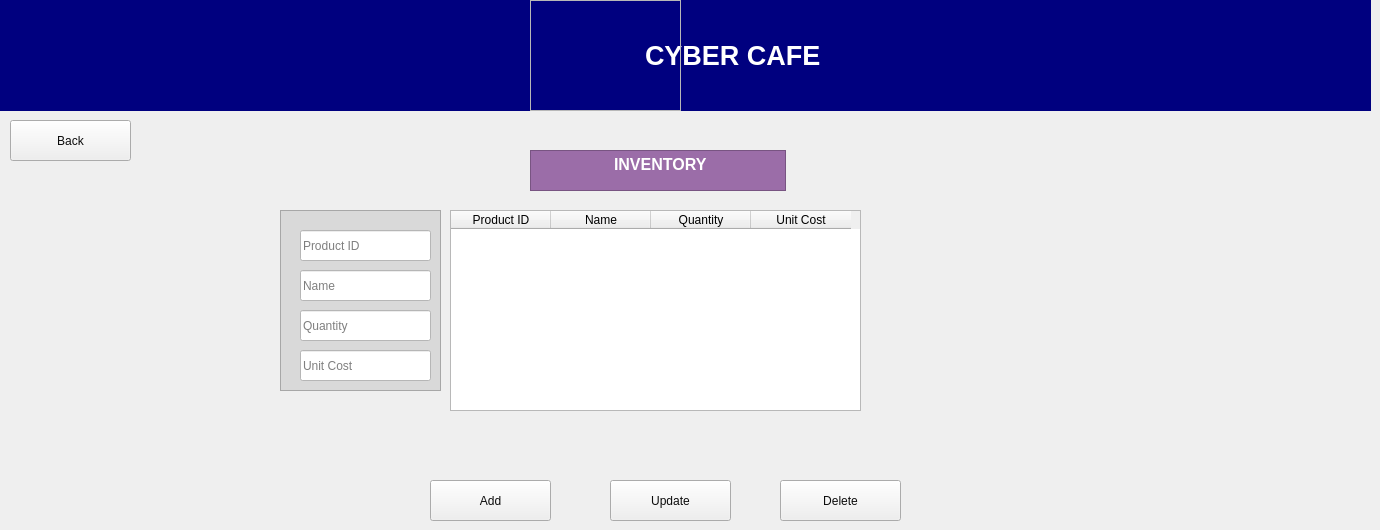
   <widget class="QWidget" name="page_6">
    <widget class="QLabel" name="label_33">
     <property name="geometry">
      <rect>
       <x>0</x>
       <y>0</y>
       <width>1371</width>
       <height>111</height>
      </rect>
     </property>
     <property name="font">
      <font>
       <pointsize>20</pointsize>
       <weight>75</weight>
       <bold>true</bold>
       <underline>false</underline>
      </font>
     </property>
     <property name="layoutDirection">
      <enum>Qt::LeftToRight</enum>
     </property>
     <property name="styleSheet">
      <string notr="true">background-color: rgb(0, 0, 127);
color: rgb(255, 255, 255);</string>
     </property>
     <property name="frameShadow">
      <enum>QFrame::Plain</enum>
     </property>
     <property name="text">
      <string>                                                                                      CYBER CAFE</string>
     </property>
    </widget>
    <widget class="QFrame" name="frame_48">
     <property name="geometry">
      <rect>
       <x>530</x>
       <y>0</y>
       <width>151</width>
       <height>111</height>
      </rect>
     </property>
     <property name="styleSheet">
      <string notr="true">border-image: url(:/newPrefix/logo.jpeg);</string>
     </property>
     <property name="frameShape">
      <enum>QFrame::StyledPanel</enum>
     </property>
     <property name="frameShadow">
      <enum>QFrame::Raised</enum>
     </property>
    </widget>
    <widget class="QTextBrowser" name="textBrowser_2">
     <property name="geometry">
      <rect>
       <x>530</x>
       <y>150</y>
       <width>256</width>
       <height>41</height>
      </rect>
     </property>
     <property name="styleSheet">
      <string notr="true">background-color: rgb(155, 109, 168);
color: rgb(255, 255, 255);</string>
     </property>
     <property name="html">
      <string>&lt;!DOCTYPE HTML PUBLIC &quot;-//W3C//DTD HTML 4.0//EN&quot; &quot;http://www.w3.org/TR/REC-html40/strict.dtd&quot;&gt;
&lt;html&gt;&lt;head&gt;&lt;meta name=&quot;qrichtext&quot; content=&quot;1&quot; /&gt;&lt;style type=&quot;text/css&quot;&gt;
p, li { white-space: pre-wrap; }
&lt;/style&gt;&lt;/head&gt;&lt;body style=&quot; font-family:'MS Shell Dlg 2'; font-size:8.25pt; font-weight:400; font-style:normal;&quot;&gt;
&lt;p align=&quot;center&quot; style=&quot; margin-top:0px; margin-bottom:0px; margin-left:0px; margin-right:0px; -qt-block-indent:0; text-indent:0px;&quot;&gt;&lt;span style=&quot; font-size:12pt; font-weight:600;&quot;&gt; INVENTORY&lt;/span&gt;&lt;/p&gt;&lt;/body&gt;&lt;/html&gt;</string>
     </property>
    </widget>
    <widget class="QTableWidget" name="tableWidget_3">
     <property name="geometry">
      <rect>
       <x>450</x>
       <y>210</y>
       <width>411</width>
       <height>201</height>
      </rect>
     </property>
     <column>
      <property name="text">
       <string>Product ID</string>
      </property>
     </column>
     <column>
      <property name="text">
       <string>Name</string>
      </property>
     </column>
     <column>
      <property name="text">
       <string>Quantity</string>
      </property>
     </column>
     <column>
      <property name="text">
       <string>Unit Cost</string>
      </property>
     </column>
    </widget>
    <widget class="QPushButton" name="pushButton_37">
     <property name="geometry">
      <rect>
       <x>10</x>
       <y>120</y>
       <width>121</width>
       <height>41</height>
      </rect>
     </property>
     <property name="styleSheet">
      <string notr="true">color: rgb(12, 12, 12);
font: 75 12pt &quot;MS Shell Dlg 2&quot;;</string>
     </property>
     <property name="text">
      <string>Back</string>
     </property>
    </widget>
    <widget class="QPushButton" name="pushButton_53">
     <property name="geometry">
      <rect>
       <x>430</x>
       <y>480</y>
       <width>121</width>
       <height>41</height>
      </rect>
     </property>
     <property name="styleSheet">
      <string notr="true">color: rgb(12, 12, 12);
font: 75 12pt &quot;MS Shell Dlg 2&quot;;</string>
     </property>
     <property name="text">
      <string>Add</string>
     </property>
    </widget>
    <widget class="QPushButton" name="pushButton_60">
     <property name="geometry">
      <rect>
       <x>610</x>
       <y>480</y>
       <width>121</width>
       <height>41</height>
      </rect>
     </property>
     <property name="styleSheet">
      <string notr="true">color: rgb(12, 12, 12);
font: 75 12pt &quot;MS Shell Dlg 2&quot;;</string>
     </property>
     <property name="text">
      <string>Update</string>
     </property>
    </widget>
    <widget class="QPushButton" name="pushButton_61">
     <property name="geometry">
      <rect>
       <x>780</x>
       <y>480</y>
       <width>121</width>
       <height>41</height>
      </rect>
     </property>
     <property name="styleSheet">
      <string notr="true">color: rgb(12, 12, 12);
font: 75 12pt &quot;MS Shell Dlg 2&quot;;</string>
     </property>
     <property name="text">
      <string>Delete</string>
     </property>
    </widget>
    <widget class="QFrame" name="frame_49">
     <property name="geometry">
      <rect>
       <x>280</x>
       <y>210</y>
       <width>161</width>
       <height>181</height>
      </rect>
     </property>
     <property name="styleSheet">
      <string notr="true">background-color: rgb(217, 217, 217);</string>
     </property>
     <property name="frameShape">
      <enum>QFrame::StyledPanel</enum>
     </property>
     <property name="frameShadow">
      <enum>QFrame::Raised</enum>
     </property>
     <widget class="QLineEdit" name="lineEdit_4">
      <property name="geometry">
       <rect>
        <x>20</x>
        <y>20</y>
        <width>131</width>
        <height>31</height>
       </rect>
      </property>
      <property name="styleSheet">
       <string notr="true">background-color: rgb(255, 255, 255);</string>
      </property>
      <property name="placeholderText">
       <string>Product ID</string>
      </property>
     </widget>
     <widget class="QLineEdit" name="lineEdit_11">
      <property name="geometry">
       <rect>
        <x>20</x>
        <y>60</y>
        <width>131</width>
        <height>31</height>
       </rect>
      </property>
      <property name="styleSheet">
       <string notr="true">background-color: rgb(255, 255, 255);</string>
      </property>
      <property name="placeholderText">
       <string>Name</string>
      </property>
     </widget>
     <widget class="QLineEdit" name="lineEdit_29">
      <property name="geometry">
       <rect>
        <x>20</x>
        <y>100</y>
        <width>131</width>
        <height>31</height>
       </rect>
      </property>
      <property name="styleSheet">
       <string notr="true">background-color: rgb(255, 255, 255);</string>
      </property>
      <property name="placeholderText">
       <string>Quantity</string>
      </property>
     </widget>
     <widget class="QLineEdit" name="lineEdit_45">
      <property name="geometry">
       <rect>
        <x>20</x>
        <y>140</y>
        <width>131</width>
        <height>31</height>
       </rect>
      </property>
      <property name="styleSheet">
       <string notr="true">background-color: rgb(255, 255, 255);</string>
      </property>
      <property name="placeholderText">
       <string>Unit Cost</string>
      </property>
     </widget>
    </widget>
   </widget>
